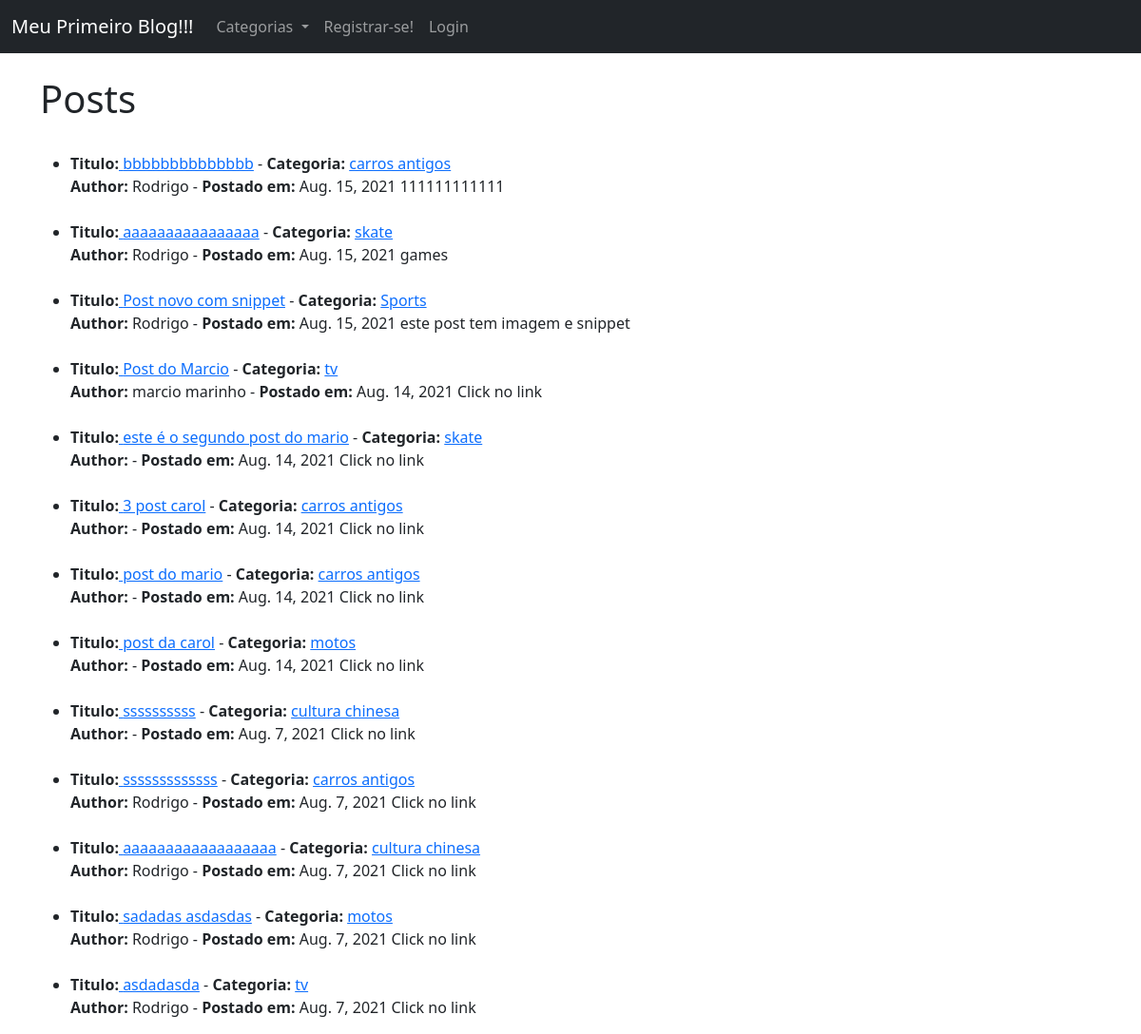
The app's page /, older data.
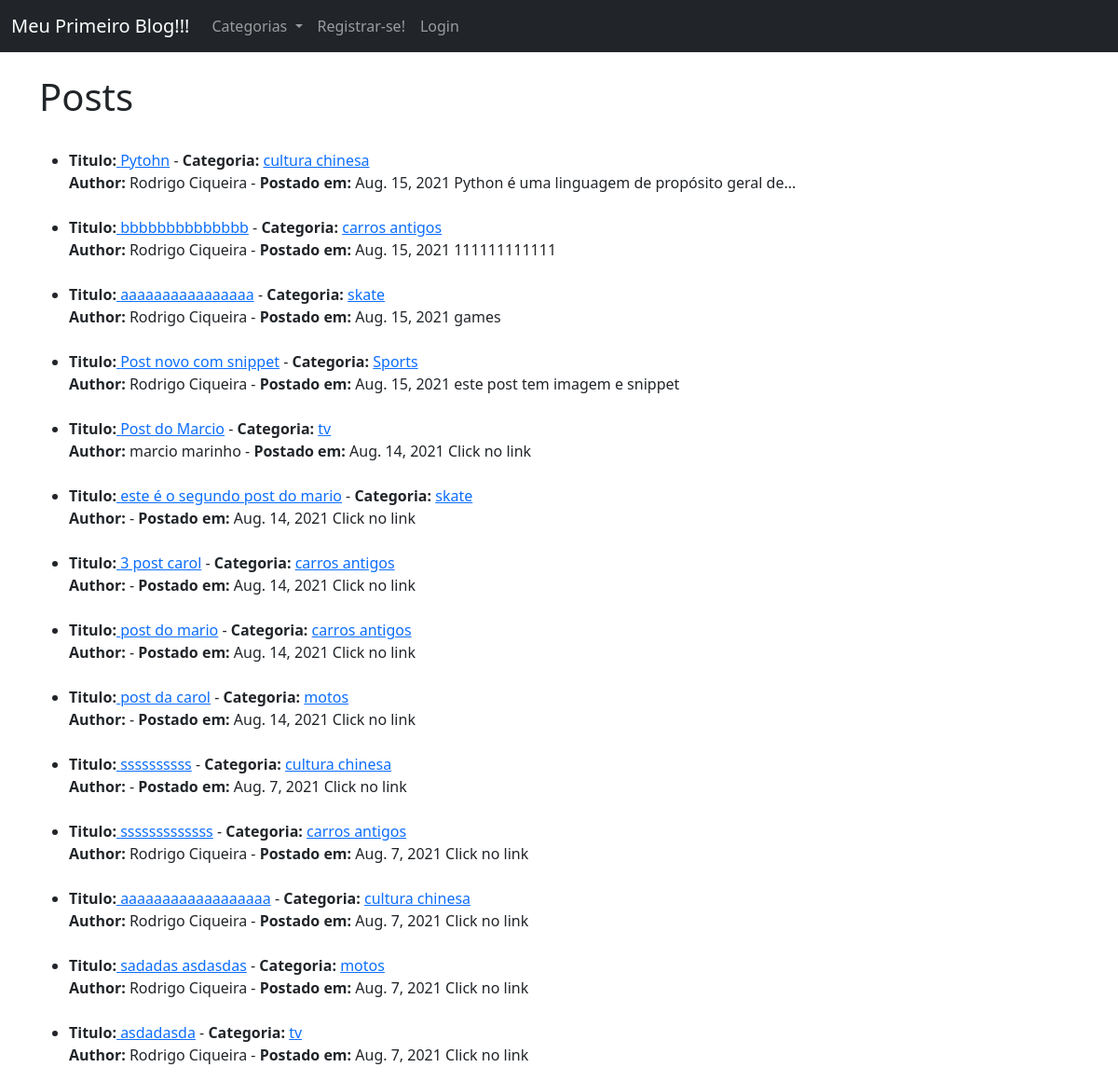
The same page, newer data.
### MeuBlog/models.py (models this page shows, shortened)
class Post(models.Model):
    title = models.CharField(max_length=255)
    header_image = models.ImageField(null=True, blank=True, upload_to="images/")
    title_tag = models.CharField(max_length=255, default=" ")
    author = models.ForeignKey(User, on_delete=models.CASCADE)
    body = RichTextField(blank=True, null=True)
    post_date = models.DateField(auto_now_add=True)
    category = models.CharField(max_length=255, default='coding')
    snippet = models.CharField(max_length=255)
    likes = ManyToManyField(User, related_name='blog_posts')

### MeuBlog/views.py (the view)
# urls.py: path('',  HomeView.as_view(), name="home"),
class HomeView(ListView):
    model = Post
    template_name = 'home.html'
    ordering = ['-id']
    def get_context_data(self, *args, **kwargs):
        cat_menu = Category.objects.all()
        context = super(HomeView, self).get_context_data(*args, **kwargs)
        context["cat_menu"] = cat_menu
        return context

### MeuBlog/models.py (called while the page is built)
    def __str__(self):
        return self.name

### MeuBlog/templates/home.html (shortened to what this page needs)
{% extends 'base.html' %}
{% block content %}
<h1>Posts</h1>
<ul>
{% for post in object_list %}
    <br>
    <li><strong>Titulo:</strong><a href="{% url 'article-detail' post.pk %}">
        {{ post.title }}</a> -
        <strong>Categoria:</strong> <a href="{% url 'category' post.category|slugify %}">{{ post.category }}</a>
        <br> <strong>Author:</strong> {{ post.author.first_name }} {{ post.author.last_name }} -
        <strong>Postado em:</strong> {{ post.post_date }}
    {{ post.snippet }}
    </li>
{% endfor%}
</ul>
{% endblock %}

Row changes from the older to the newer data that the page shows:
added Post: title "Pytohn", category "cultura chinesa", author.first_name "Rodrigo", author.last_name "Ciqueira", post_date "Aug. 15, 2021", snippet "Python é uma linguagem de propósito geral de..."
changed through a linked row, Post "bbbbbbbbbbbbbb": author.last_name (not shown) → "Ciqueira"
changed through a linked row, Post "aaaaaaaaaaaaaaaa": author.last_name (not shown) → "Ciqueira"
changed through a linked row, Post "Post novo com snippet": author.last_name (not shown) → "Ciqueira"
changed through a linked row, Post "sssssssssssss": author.last_name (not shown) → "Ciqueira"
changed through a linked row, Post "aaaaaaaaaaaaaaaaaa": author.last_name (not shown) → "Ciqueira"
changed through a linked row, Post "sadadas asdasdas": author.last_name (not shown) → "Ciqueira"
changed through a linked row, Post "asdadasda": author.last_name (not shown) → "Ciqueira"
